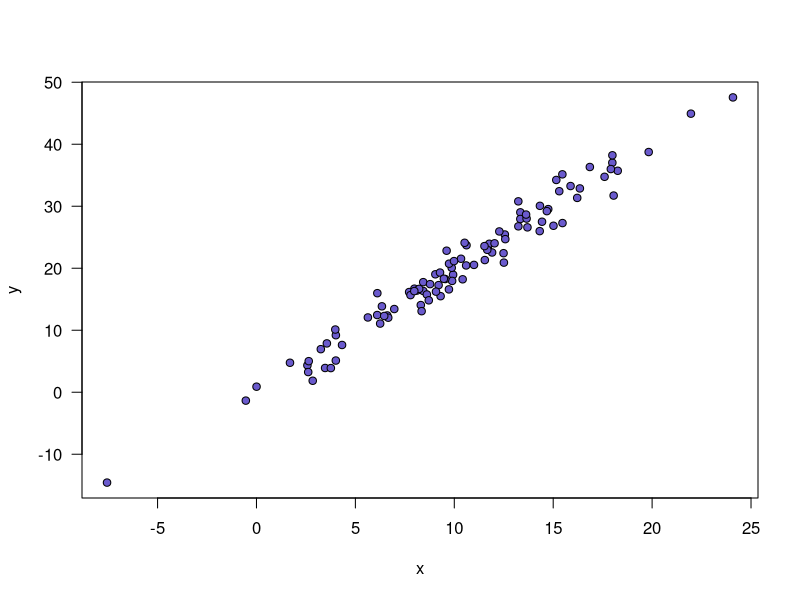

Generate this figure with R:
#' This is a simple example of an R file for use with KnitR's spin().

# This comment will appear as code rather than text.

#' We'll start by setting the seed for the random number generator.
set.seed(53079239)

#' We'll first simulate some data with x ~ N(mu=10, sig=5) and
#' y = 2x + e, where e ~ N(mu=0, sig=2)
x <- rnorm(100, 10, 5)
y <- 2*x + rnorm(100, 0, 2)

#' Here's a scatterplot of the data.
plot(x, y, pch=21, bg="slateblue", las=1)

#' The estimated correlation between x and y is
cor(x,y)

#' Here is the result of regressing $y$ on $x$.
out <- lm(y ~ x)
summary(out)

#' So note that the estimated slope for the regression line is
out$coef[2]
